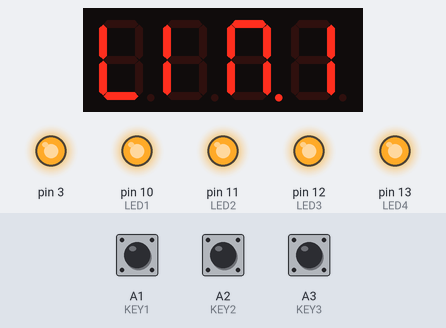
Recording of a sketch running on a simulated Arduino Uno, built with avr-gcc and run on an emulated ATmega328P. Shown: 4-digit seven-segment display, output pins drawn as LEDs (lit = HIGH). The test bench sets the inputs (shaded band); at power-on: A3 (KEY3) HIGH, A1 (KEY1) HIGH, A2 (KEY2) HIGH.

Above: at 1.2 s.
1.3 s: A3 (KEY3) pulled LOW for 1 s
At 3.0 s:
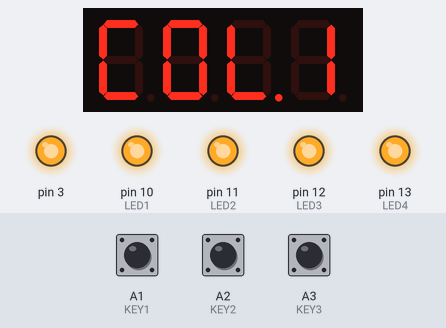
3.8 s: A3 (KEY3) pulled LOW for 3.2 s
At 6.3 s:
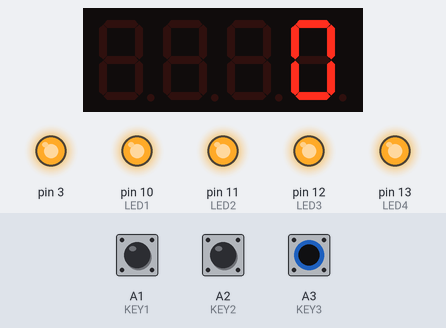
8.5 s: A1 (KEY1) pulled LOW for 0.15 s
At 9.1 s:
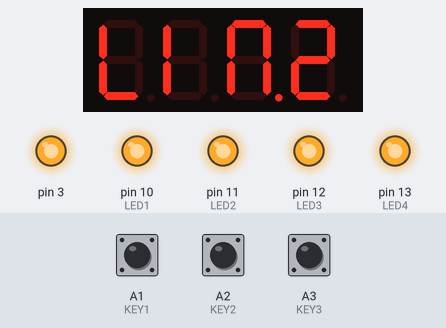
10.1 s: A1 (KEY1) pulled LOW for 1 s
At 10.2 s:
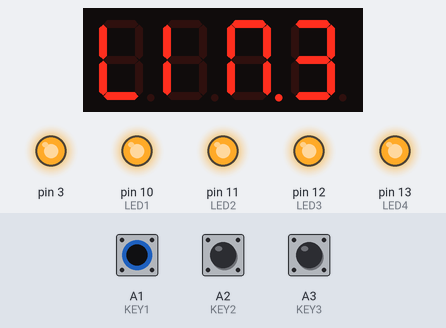
12.6 s: A3 (KEY3) pulled LOW for 0.15 s
At 13.4 s:
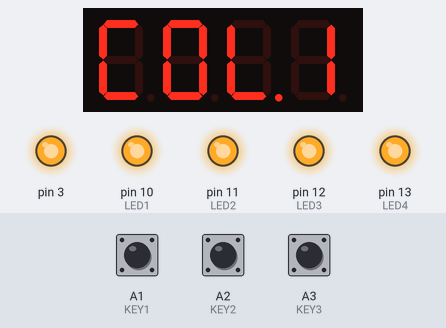
14.2 s: A2 (KEY2) pulled LOW for 0.15 s
At 14.6 s:
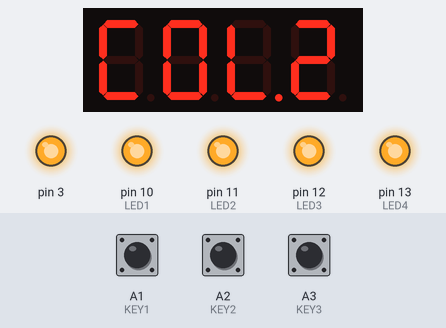
Timing chart, 0 to 16.8 s (numbered marks = the images above; inputs shaded):
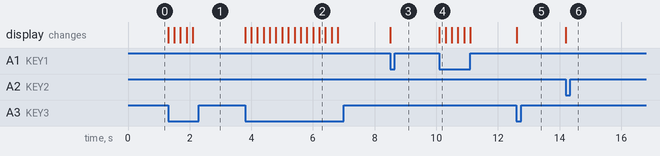

Measured:
- after the input at 1.3 s, the display: changes at once (image 1)
- after the input at 3.8 s, the display: first changes at once (image 2 shows a later state)
- after the input at 8.5 s, the display: changes at once (image 3)
- after the input at 10.1 s, the display: changes at once (image 4)
- after the input at 12.6 s, the display: changes at once (image 5)
- after the input at 14.2 s, the display: changes at once (image 6)

The sketch:

mini-projeto.ino
```cpp
#include <TimerOne.h>
#include <Wire.h>
#include <MultiFuncShield.h>
#include "pindefs.h"
#include "mini-projeto.h"
#include "app.h"

int botoes[3] = {0, 0, 0};
unsigned long intervalo = 200;
unsigned long millis_botoes[3] = {0, 0, 0};

void button_listen (int pin) {
  if (pin == KEY1) {
    botoes[0] = 1;
  } else if (pin == KEY2) {
    botoes[1] = 1;
  } else if (pin == KEY3) {
    botoes[2] = 1;
  }
}

void button_unlisten (int pin) {
  if (pin == KEY1) {
    botoes[0] = 0;
  } else if (pin == KEY2) {
    botoes[1] = 0;
  } else if (pin == KEY3) {
    botoes[2] = 0;
  }
}


void setup() {
  // put your setup code here, to run once:
  pinMode(KEY1, INPUT_PULLUP);
  pinMode(KEY2, INPUT_PULLUP);
  pinMode(KEY3, INPUT_PULLUP);
  appinit();
}

void loop() {
  // put your main code here, to run repeatedly:
  unsigned long millis_atual = millis();

  if (millis_atual - millis_botoes[0] >= intervalo) {
    if (botoes[0] == 1 && digitalRead(KEY1) == LOW) {
      millis_botoes[0] = millis_atual;
      button_changed(KEY1, digitalRead(KEY1));
    }
  }

  if (millis_atual - millis_botoes[1] >= intervalo) {
    if (botoes[1] == 1 && digitalRead(KEY2) == LOW) {
      millis_botoes[1] = millis_atual;
      button_changed(KEY2, digitalRead(KEY2));
    }
  }

  if (millis_atual - millis_botoes[2] >= intervalo) {
    if (botoes[2] == 1 && digitalRead(KEY3) == LOW) {
      millis_botoes[2] = millis_atual;
      button_changed(KEY3, digitalRead(KEY3));
    }
  }

}
```

app.h
```cpp
void appinit();
void button_changed (int pin, int v);
```

app.ino
```cpp
#include <TimerOne.h>
#include <Wire.h>
#include <MultiFuncShield.h>
#include "mini-projeto.h"
#include "app.h"
#include "pindefs.h"

int jogo[3][3] = { {0, 0, 0}, {0, 0, 0}, {0, 0, 0} };
int linha = 1;
int coluna = 1;
int dimensao = 1; // dimensao que esta sendo escolhida
int jogador = 1;
char texto[5];
int acabou = 0;
int jogadas = 0;

void appinit () {
  digitalWrite(LED1, HIGH);
  digitalWrite(LED2, HIGH);
  digitalWrite(LED3, HIGH);
  digitalWrite(LED4, HIGH);
  Timer1.initialize();
  MFS.initialize(&Timer1);
  Serial.begin(9600);
  button_listen(KEY1);
  button_listen(KEY3);
  muda_jogador();
  muda_display();
}

void reseta () {
  linha = 1;
  coluna = 1;
  dimensao = 1;
  jogador = 1;
  acabou = 0;
  jogadas = 0;
  for (int i = 0; i < 3; i++) {
    for (int j = 0; j < 3; j++) {
      jogo[i][j] = 0;
    }
  }
  digitalWrite(LED1, HIGH);
  digitalWrite(LED2, HIGH);
  digitalWrite(LED3, HIGH);
  digitalWrite(LED4, HIGH);
  muda_jogador();
  muda_display();
}

void muda_display () {
   if (dimensao == 1) {
    sprintf(texto, "LIN.%d", linha);
  } else {
    sprintf(texto, "COL.%d", coluna);
  }
  MFS.write(texto);
}

void muda_jogador () {
  if (acabou == 0) {
    if (jogador == 1) {
      digitalWrite(LED1, LOW);
      digitalWrite(LED2, HIGH);
    } else {
      digitalWrite(LED2, LOW);
      digitalWrite(LED1, HIGH);
    }
  }
}

void verifica_matriz (int numero) {
  jogadas++;
  if (jogo[0][0] == numero && jogo[0][1] == numero && jogo[0][2] == numero) {
    acabou = 1;
  }
  else if (jogo[0][0] == numero && jogo[1][0] == numero && jogo[2][0] == numero) {
    acabou = 1;
  }
  else if (jogo[1][0] == numero && jogo[1][1] == numero && jogo[1][2] == numero) {
    acabou = 1;
  }
  else if (jogo[2][0] == numero && jogo[2][1] == numero && jogo[2][2] == numero) {
    acabou = 1;
  }
  else if (jogo[0][1] == numero && jogo[1][1] == numero && jogo[2][1] == numero) {
    acabou = 1;
  }
  else if (jogo[0][2] == numero && jogo[1][2] == numero && jogo[2][2] == numero) {
    acabou = 1;
  }
  else if (jogo[0][0] == numero && jogo[1][1] == numero && jogo[2][2] == numero) {
    acabou = 1;
  }
  else if (jogo[0][2] == numero && jogo[1][1] == numero && jogo[2][0] == numero) {
    acabou = 1;
  }
  if (jogadas == 9 && acabou == 0) {
    digitalWrite(LED1, HIGH);
    digitalWrite(LED2, HIGH);
    digitalWrite(LED3, HIGH);
    digitalWrite(LED4, HIGH);
    button_unlisten(KEY2);
    button_unlisten(KEY1);
    button_listen(KEY3);
    MFS.write(0000);
    acabou = 2;
  }
}

void marca_matriz () {
  if (jogo[linha-1][coluna-1] != 1 && jogo[linha-1][coluna-1] != 2){
    jogo[linha-1][coluna-1] = jogador;
    verifica_matriz(jogo[linha-1][coluna-1]);
    linha = 1;
    coluna = 1;
    if (acabou != 1) {
      if (jogador == 1) {
        jogador = 2;
      } else {
        jogador = 1;
      }
      muda_jogador();
    } else {
      digitalWrite(LED1, LOW);
      digitalWrite(LED2, LOW);
      digitalWrite(LED3, LOW);
      digitalWrite(LED4, LOW);
      button_unlisten(KEY2);
      button_unlisten(KEY1);
      button_listen(KEY3);
      MFS.write(jogador);
    }
  }
}

void button_changed (int pin, int v) {
  if (pin == KEY1) {
    if (linha == 3) {
      linha = 1;
    } else {
      linha++;
    }
    muda_display();
  }
  else if (pin == KEY2) {
    if (coluna == 3) {
      coluna = 1;
    } else {
      coluna++;
    }
    muda_display();
  }
  else {
    if (acabou != 0) {
      reseta();
    } else {
      if (dimensao == 1) {
        dimensao = 2;
        button_unlisten(KEY1);
        button_listen(KEY2);
      } else {
        dimensao = 1;
        button_unlisten(KEY2);
        button_listen(KEY1);
        marca_matriz ();
      }
      if (acabou == 0) {
        muda_display();
      }
    }
  }

}
```

mini-projeto.h
```cpp
void button_listen (int pin);
void button_unlisten (int pin);
```

pindefs.h
```cpp
#define LED1       10
#define LED2       11
#define LED3       12
#define LED4       13
#define BUZZ        3
#define KEY1       A1
#define KEY2       A2
#define KEY3       A3
#define POT        A0
```
